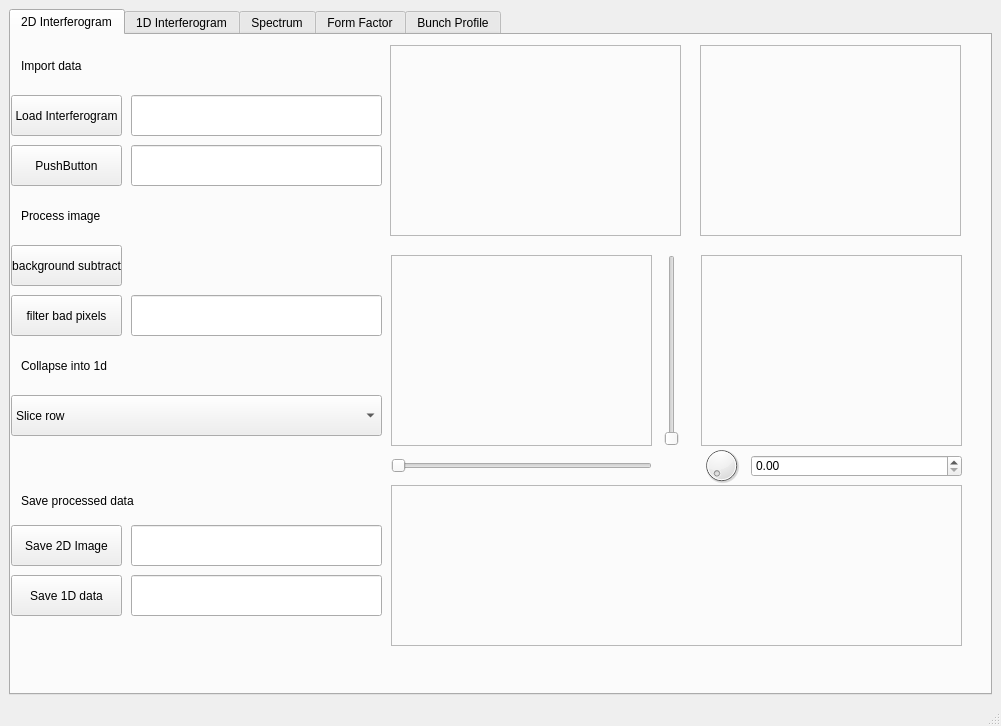
<?xml version="1.0" encoding="UTF-8"?>
<ui version="4.0">
 <class>MainWindow</class>
 <widget class="QMainWindow" name="MainWindow">
  <property name="geometry">
   <rect>
    <x>0</x>
    <y>0</y>
    <width>1001</width>
    <height>726</height>
   </rect>
  </property>
  <property name="windowTitle">
   <string>MainWindow</string>
  </property>
  <widget class="QWidget" name="centralwidget">
   <layout class="QGridLayout" name="gridLayout">
    <item row="0" column="0">
     <widget class="QTabWidget" name="tabWidget">
      <property name="autoFillBackground">
       <bool>false</bool>
      </property>
      <property name="currentIndex">
       <number>0</number>
      </property>
      <widget class="QWidget" name="tab">
       <attribute name="title">
        <string>2D Interferogram</string>
       </attribute>
       <widget class="QFrame" name="frame">
        <property name="geometry">
         <rect>
          <x>689</x>
          <y>10</y>
          <width>261</width>
          <height>191</height>
         </rect>
        </property>
        <property name="frameShape">
         <enum>QFrame::StyledPanel</enum>
        </property>
        <property name="frameShadow">
         <enum>QFrame::Raised</enum>
        </property>
       </widget>
       <widget class="QFrame" name="frame_2">
        <property name="geometry">
         <rect>
          <x>379</x>
          <y>10</y>
          <width>291</width>
          <height>191</height>
         </rect>
        </property>
        <property name="frameShape">
         <enum>QFrame::StyledPanel</enum>
        </property>
        <property name="frameShadow">
         <enum>QFrame::Raised</enum>
        </property>
       </widget>
       <widget class="QFrame" name="frame_3">
        <property name="geometry">
         <rect>
          <x>690</x>
          <y>220</y>
          <width>261</width>
          <height>191</height>
         </rect>
        </property>
        <property name="frameShape">
         <enum>QFrame::StyledPanel</enum>
        </property>
        <property name="frameShadow">
         <enum>QFrame::Raised</enum>
        </property>
       </widget>
       <widget class="QFrame" name="frame_4">
        <property name="geometry">
         <rect>
          <x>380</x>
          <y>220</y>
          <width>261</width>
          <height>191</height>
         </rect>
        </property>
        <property name="frameShape">
         <enum>QFrame::StyledPanel</enum>
        </property>
        <property name="frameShadow">
         <enum>QFrame::Raised</enum>
        </property>
       </widget>
       <widget class="QFrame" name="frame_5">
        <property name="geometry">
         <rect>
          <x>380</x>
          <y>450</y>
          <width>571</width>
          <height>161</height>
         </rect>
        </property>
        <property name="frameShape">
         <enum>QFrame::StyledPanel</enum>
        </property>
        <property name="frameShadow">
         <enum>QFrame::Raised</enum>
        </property>
       </widget>
       <widget class="QPushButton" name="pushButton">
        <property name="geometry">
         <rect>
          <x>0</x>
          <y>60</y>
          <width>111</width>
          <height>41</height>
         </rect>
        </property>
        <property name="text">
         <string>Load Interferogram</string>
        </property>
       </widget>
       <widget class="QLineEdit" name="lineEdit">
        <property name="geometry">
         <rect>
          <x>120</x>
          <y>60</y>
          <width>251</width>
          <height>41</height>
         </rect>
        </property>
       </widget>
       <widget class="QLineEdit" name="lineEdit_2">
        <property name="geometry">
         <rect>
          <x>120</x>
          <y>110</y>
          <width>251</width>
          <height>41</height>
         </rect>
        </property>
       </widget>
       <widget class="QPushButton" name="pushButton_2">
        <property name="geometry">
         <rect>
          <x>0</x>
          <y>110</y>
          <width>111</width>
          <height>41</height>
         </rect>
        </property>
        <property name="text">
         <string>PushButton</string>
        </property>
       </widget>
       <widget class="QPushButton" name="pushButton_3">
        <property name="geometry">
         <rect>
          <x>0</x>
          <y>210</y>
          <width>111</width>
          <height>41</height>
         </rect>
        </property>
        <property name="text">
         <string>background subtract</string>
        </property>
       </widget>
       <widget class="QPushButton" name="pushButton_4">
        <property name="geometry">
         <rect>
          <x>0</x>
          <y>260</y>
          <width>111</width>
          <height>41</height>
         </rect>
        </property>
        <property name="text">
         <string>filter bad pixels</string>
        </property>
       </widget>
       <widget class="QLineEdit" name="lineEdit_3">
        <property name="geometry">
         <rect>
          <x>120</x>
          <y>260</y>
          <width>251</width>
          <height>41</height>
         </rect>
        </property>
       </widget>
       <widget class="QComboBox" name="comboBox">
        <property name="geometry">
         <rect>
          <x>0</x>
          <y>360</y>
          <width>371</width>
          <height>41</height>
         </rect>
        </property>
        <item>
         <property name="text">
          <string>Slice row</string>
         </property>
        </item>
        <item>
         <property name="text">
          <string>Slice column</string>
         </property>
        </item>
        <item>
         <property name="text">
          <string>Average rows</string>
         </property>
        </item>
        <item>
         <property name="text">
          <string>Average columns</string>
         </property>
        </item>
        <item>
         <property name="text">
          <string>Filter by angle (experimental)</string>
         </property>
        </item>
       </widget>
       <widget class="QLabel" name="label">
        <property name="geometry">
         <rect>
          <x>10</x>
          <y>10</y>
          <width>361</width>
          <height>41</height>
         </rect>
        </property>
        <property name="text">
         <string>Import data</string>
        </property>
       </widget>
       <widget class="QLabel" name="label_2">
        <property name="geometry">
         <rect>
          <x>10</x>
          <y>160</y>
          <width>361</width>
          <height>41</height>
         </rect>
        </property>
        <property name="text">
         <string>Process image</string>
        </property>
       </widget>
       <widget class="QLabel" name="label_3">
        <property name="geometry">
         <rect>
          <x>10</x>
          <y>310</y>
          <width>361</width>
          <height>41</height>
         </rect>
        </property>
        <property name="text">
         <string>Collapse into 1d</string>
        </property>
       </widget>
       <widget class="QSlider" name="horizontalSlider">
        <property name="geometry">
         <rect>
          <x>380</x>
          <y>420</y>
          <width>261</width>
          <height>22</height>
         </rect>
        </property>
        <property name="orientation">
         <enum>Qt::Horizontal</enum>
        </property>
       </widget>
       <widget class="QSlider" name="verticalSlider">
        <property name="geometry">
         <rect>
          <x>650</x>
          <y>220</y>
          <width>22</width>
          <height>191</height>
         </rect>
        </property>
        <property name="orientation">
         <enum>Qt::Vertical</enum>
        </property>
       </widget>
       <widget class="QDial" name="dial">
        <property name="geometry">
         <rect>
          <x>690</x>
          <y>410</y>
          <width>41</width>
          <height>41</height>
         </rect>
        </property>
       </widget>
       <widget class="QDoubleSpinBox" name="doubleSpinBox">
        <property name="geometry">
         <rect>
          <x>740</x>
          <y>420</y>
          <width>211</width>
          <height>22</height>
         </rect>
        </property>
       </widget>
       <widget class="QLabel" name="label_4">
        <property name="geometry">
         <rect>
          <x>10</x>
          <y>450</y>
          <width>361</width>
          <height>31</height>
         </rect>
        </property>
        <property name="text">
         <string>Save processed data</string>
        </property>
       </widget>
       <widget class="QPushButton" name="pushButton_5">
        <property name="geometry">
         <rect>
          <x>0</x>
          <y>490</y>
          <width>111</width>
          <height>41</height>
         </rect>
        </property>
        <property name="text">
         <string>Save 2D Image</string>
        </property>
       </widget>
       <widget class="QPushButton" name="pushButton_6">
        <property name="geometry">
         <rect>
          <x>0</x>
          <y>540</y>
          <width>111</width>
          <height>41</height>
         </rect>
        </property>
        <property name="text">
         <string>Save 1D data</string>
        </property>
       </widget>
       <widget class="QLineEdit" name="lineEdit_4">
        <property name="geometry">
         <rect>
          <x>120</x>
          <y>490</y>
          <width>251</width>
          <height>41</height>
         </rect>
        </property>
       </widget>
       <widget class="QLineEdit" name="lineEdit_5">
        <property name="geometry">
         <rect>
          <x>120</x>
          <y>540</y>
          <width>251</width>
          <height>41</height>
         </rect>
        </property>
       </widget>
      </widget>
      <widget class="QWidget" name="tab_3">
       <attribute name="title">
        <string>1D Interferogram</string>
       </attribute>
      </widget>
      <widget class="QWidget" name="tab_4">
       <attribute name="title">
        <string>Spectrum</string>
       </attribute>
      </widget>
      <widget class="QWidget" name="tab_5">
       <attribute name="title">
        <string>Form Factor</string>
       </attribute>
      </widget>
      <widget class="QWidget" name="tab_2">
       <attribute name="title">
        <string>Bunch Profile</string>
       </attribute>
      </widget>
     </widget>
    </item>
   </layout>
  </widget>
  <widget class="QStatusBar" name="statusbar"/>
  <action name="actionOpen">
   <property name="text">
    <string>Open</string>
   </property>
  </action>
  <action name="actionSave">
   <property name="text">
    <string>Save as</string>
   </property>
  </action>
  <action name="actionContinue">
   <property name="text">
    <string>Continue</string>
   </property>
  </action>
  <action name="actionBack">
   <property name="text">
    <string>Back</string>
   </property>
  </action>
 </widget>
 <resources/>
 <connections/>
</ui>
